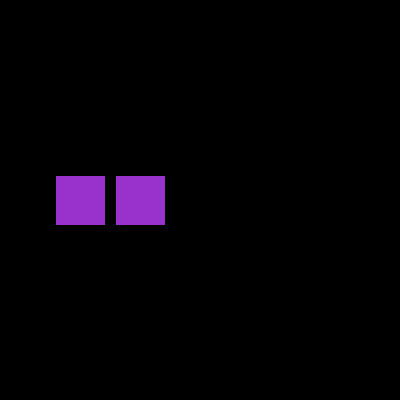
Frame 1 (no input)
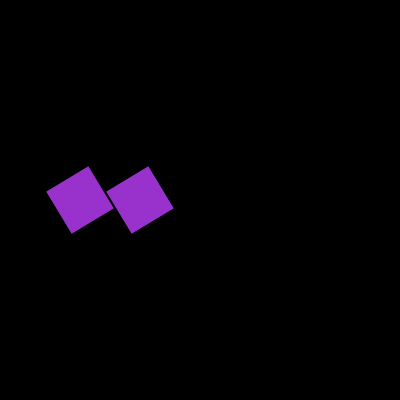
Frame 60 (the mouse pressed at the canvas centre just before this capture)
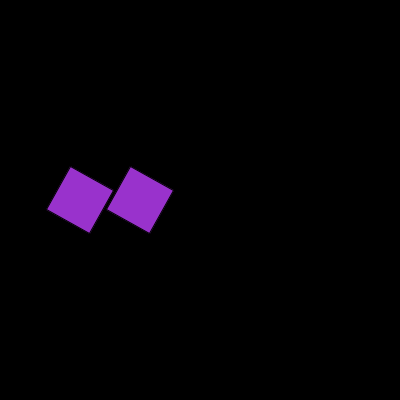
Frame 120 (the mouse held since frame 60 and released just before this capture)

The Processing sketch that drew these frames (run headless with seeded random() and noise(); from frame 60 on, the mouse is pressed at the canvas centre):

// Processing sketch: poppush
// ── poppush.pde
float angleOne = 0;
float angleTwo = 0;

float xpos = 80;
float xstep = 60;

void setup() {
  size(400, 400);
  rectMode(CENTER);
}

void draw() {
  background(0);
  pushMatrix();
    fill(153,50,204);
    translate(xpos + (xstep * 0), height/2);
    rotate(radians(angleOne));
    rect(0, 0, 50, 50); // notice the position is 0,0
    angleOne = angleOne + 1;
  popMatrix();
  
  pushMatrix();
    fill(153,50,204);
    translate(xpos + (xstep * 1), height/2);
    rotate(radians(angleTwo));
    rect(0, 0, 50, 50); // notice the position is 0,0
    angleTwo = angleTwo + 1;
  popMatrix();
}
    
    
    
  
